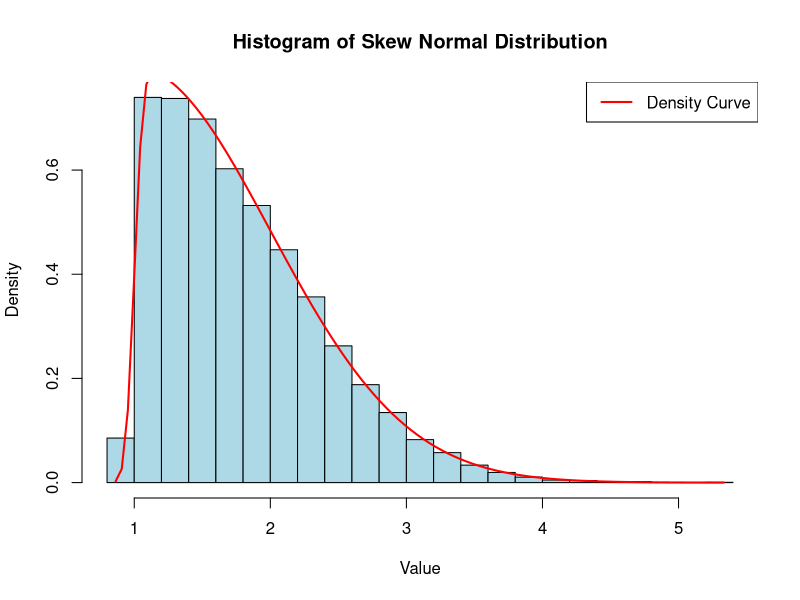
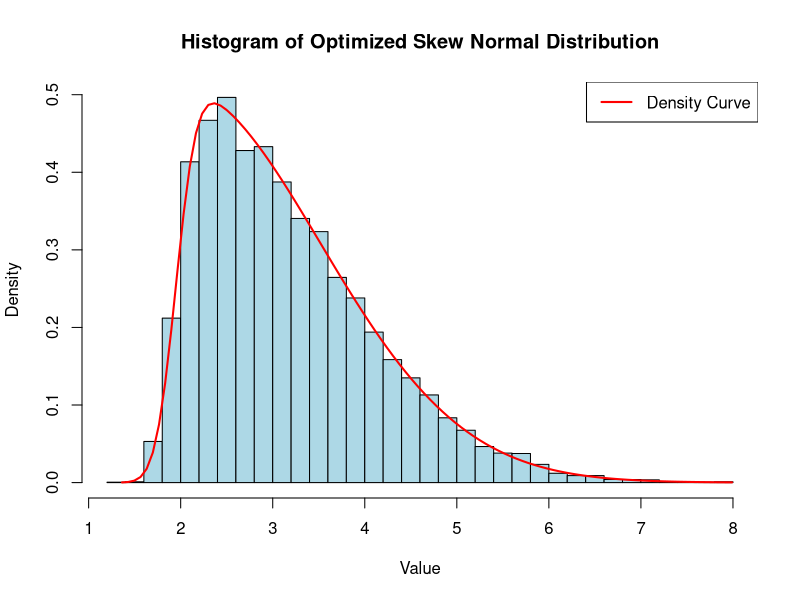

These charts were generated, in order, by the following R code:
#install.packages("sn")
library(sn)

# Set parameters for the skew normal distribution
xi <- 1.0     # Location parameter (mean)
omega <- 1.0   # Scale parameter (standard deviation)
alpha <- 20  # Shape parameter (controls skewness)

# Generate random numbers from the skew normal distribution
set.seed(1001) # For reproducibility
data <- rsn(n = 10000, xi = xi, omega = omega, alpha = alpha)

# Plot the histogram of the generated data
hist(data, breaks = 30, probability = TRUE, col = "lightblue", 
     main = "Histogram of Skew Normal Distribution", xlab = "Value")

# Add the density curve
x_vals <- seq(min(data), max(data), length.out = 100)
density_vals <- dsn(x_vals, xi = xi, omega = omega, alpha = alpha)
lines(x_vals, density_vals, col = "red", lwd = 2)

# Add a legend
legend("topright", legend = c("Density Curve"), col = "red", lwd = 2)


# quantiles
quantile(x_vals, probs = c(0.05, 0.5, 0.95))


####
library(sn)
library(optimx)

# Objective function to find the optimal xi, omega, and alpha
objective_function <- function(params) {
  xi <- params[1]
  omega <- params[2]
  alpha <- params[3]
  
  # Calculate the quantiles for the given parameters
  q5 <- qsn(0.05, xi = xi, omega = omega, alpha = alpha)
  q50 <- qsn(0.50, xi = xi, omega = omega, alpha = alpha)
  q95 <- qsn(0.95, xi = xi, omega = omega, alpha = alpha)
  
  # Desired quantiles
  desired_q5 <- 2.0
  desired_q50 <- 3.0
  desired_q95 <- 5.0
  
  # Calculate the squared differences
  error <- (q5 - desired_q5)^2 + (q50 - desired_q50)^2 + (q95 - desired_q95)^2
  return(error)
}


# Initial guesses for xi, omega, and alpha
initial_params <- c(1, 1, 1)

# Perform the optimization
result <- optimx(par = initial_params, 
                 fn = objective_function, 
                 method = "L-BFGS-B", 
                 lower = c(-10, 0.1, -10), 
                 upper = c(10, 10, 10))

# Extract the optimal parameters
optimal_params <- result$par
optimal_xi <- optimal_params[1]
optimal_omega <- optimal_params[2]
optimal_alpha <- optimal_params[3]

print(optimal_params)

#########################
# Objective function to find the optimal xi, omega, and alpha
objective_function <- function(params) {
  xi <- params[1]
  omega <- params[2]
  alpha <- params[3]
  
  # Calculate the quantiles for the given parameters
  q5 <- qsn(0.05, xi = xi, omega = omega, alpha = alpha)
  q50 <- qsn(0.50, xi = xi, omega = omega, alpha = alpha)
  q95 <- qsn(0.95, xi = xi, omega = omega, alpha = alpha)
  
  # Desired quantiles
  desired_q5 <- 2.0
  desired_q50 <- 3.0
  desired_q95 <- 5.0
  
  # Calculate the squared differences
  error <- (q5 - desired_q5)^2 + (q50 - desired_q50)^2 + (q95 - desired_q95)^2
  
  # Print intermediate values for debugging
  cat("xi:", xi, "omega:", omega, "alpha:", alpha, "error:", error, "\n")
  
  return(error)
}

# Initial guesses for xi, omega, and alpha
initial_params <- c(3, 1, 0)

# Perform the optimization
result <- optimx(par = initial_params, 
                 fn = objective_function, 
                 method = "L-BFGS-B", 
                 lower = c(-10, 0.1, -20), 
                 upper = c(10, 10, 20))

# Check the result
print(result)

# Extract the optimal parameters
optimal_params <- result[which.min(result$value), 1:3]
optimal_xi <- optimal_params[1]
optimal_omega <- optimal_params[2]
optimal_alpha <- optimal_params[3]

print(optimal_params)

# Set parameters
xi <- optimal_xi
omega <- optimal_omega
alpha <- optimal_alpha

# Generate random data with the optimal parameters
set.seed(123)
data <- rsn(n = 10000, xi = 1.95, omega = 1.56, alpha = 8.82)

# Calculate the quantiles
quantiles <- quantile(data, probs = c(0.05, 0.5, 0.95))

# Print the results
print(quantiles)

# Plot the histogram and density curve
hist(data, breaks = 30, probability = TRUE, col = "lightblue", 
     main = "Histogram of Optimized Skew Normal Distribution", xlab = "Value")

x_vals <- seq(min(data), max(data), length.out = 100)
density_vals <- dsn(x_vals, xi = 1.95, omega = 1.56, alpha = 8.82)
lines(x_vals, density_vals, col = "red", lwd = 2)
legend("topright", legend = c("Density Curve"), col = "red", lwd = 2)
